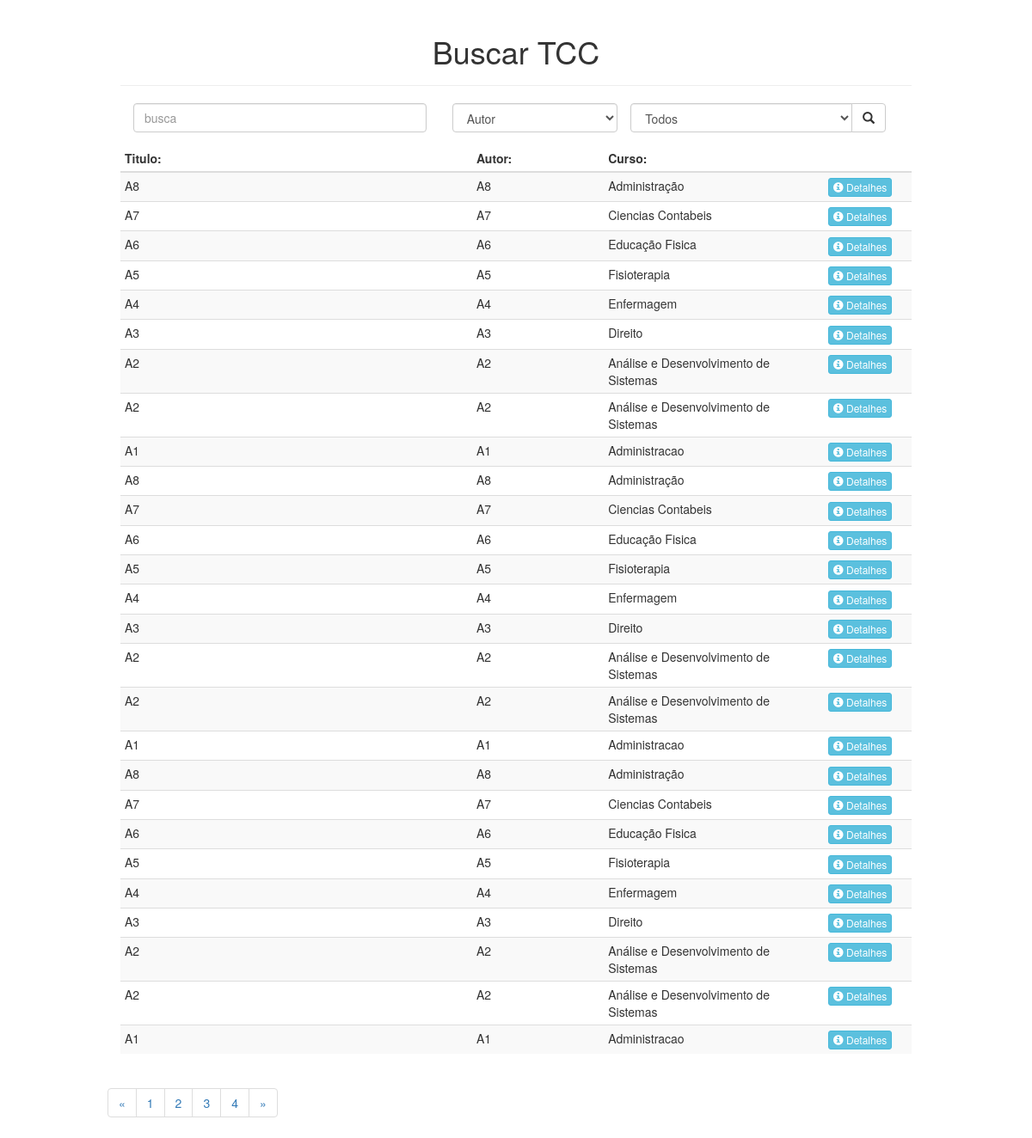
The app's page /, older data.
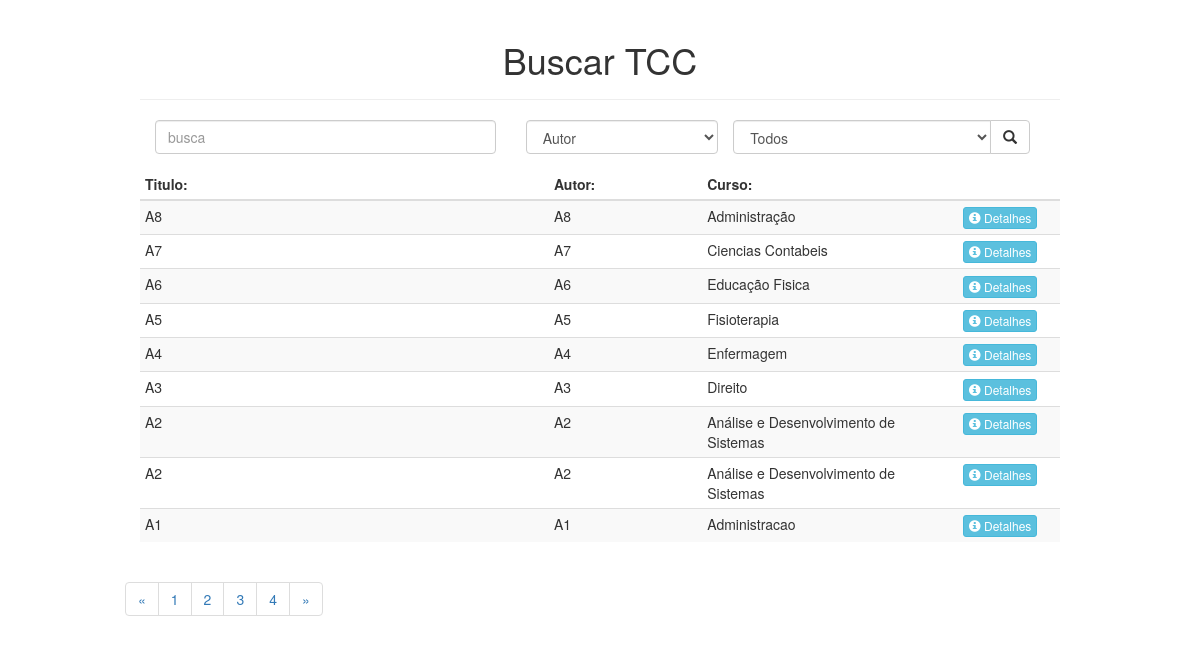
The same page, newer data.
### tables this page shows
CREATE TABLE IF NOT EXISTS Artigo (
  IDArtigo int(11) NOT NULL AUTO_INCREMENT,
  Titulo varchar(100) NOT NULL,
  Autor varchar(250) NOT NULL,
  Orientador varchar(100) NOT NULL,
  Curso varchar(50) NOT NULL,
  Resumo varchar(2000) NOT NULL,
  AnoP int(4) NOT NULL,
  PalavraC varchar(100) NOT NULL,
  PRIMARY KEY (IDArtigo)
);

### sql/query.php (called while the page is built, shortened)
<?php
function listaTodos(){
  try {
    $con = getConexao();
    $prepare = $con->prepare('SELECT * FROM artigo ORDER BY IDArtigo DESC');
    $prepare->execute();
    return $prepare->fetchAll(PDO::FETCH_ASSOC);
  }catch(Exception $e){
     return array();
  }
}
?>

### index.php (the view, shortened to what this page needs)
<!DOCTYPE html>
<html>
<head>
    <link href="bootstrap/css/bootstrap.min.css" rel="stylesheet">
    <link href="css/estilo.css" rel="stylesheet">
</head>
<body>
  <div class="container">
    <div class="col-sm-10 col-sm-offset-1">
    <div class="page-header">
        <h1>Buscar TCC</h1>
    </div>
<form action="index.php" method="GET">
    <div class="table-responsive">
      <div class="row col-sm-12">
        <div class="form-group col-sm-5">
          <input type="text" name="search" placeholder="busca" class="form-control">
        </div>
        <div class="form-group col-sm-3">
          <select class="form-control" name="autor">
            <option value="Autor">Autor</option>
          </select>
        </div>
        <div class="input-group col-sm-4">
          <select class="form-control" name="cursos">
            <option value="default">Todos</option>
          </select>
          <span class="input-group-btn">
              <button class="btn btn-default" type="submit" method="POST">
                <span class="glyphicon glyphicon-search"></span>
              </button>
          </span>
        </div>
      </div>
    </form>
    <table class="table table-striped table-hover table-condensed">
      <thead>
        <th width="40%">Titulo:</th>
        <th width="15%">Autor:</th>
        <th width="25%">Curso:</th>
        <th width="10%"></th>
      </thead>
      <tbody>
        <?php
          include_once 'sql/query.php';
          if($_POST){
            $valor = $_POST['search'];
            $tCampo = $_POST['autor'];
            $tCurso = $_POST['cursos'];
            $Artigos = listaPorFiltro($tCampo,$valor,$tCurso);
          }else{
            $Artigos = listaTodos();
          }
            foreach ($Artigos as $artigo):
         ?>
         <tr>
           <td width="40%"><?php echo strlen($artigo['Titulo']) >110 ? substr($artigo['Titulo'], 0, 110) : $artigo['Titulo'] ?></td>
           <td width="15%"><?php echo $artigo['Autor'] ?></td>
           <td width="25%"><?php echo $artigo['Curso'] ?></td>
           <td width="10%">
             <button type="button" class="btn btn-info btn-xs" data-toggle="modal" data-target="#myModal<?php echo $artigo['IDArtigo']; ?>">
             <span class="glyphicon glyphicon-info-sign"></span>
             Detalhes
             </button>
           </td>
         </tr>
       <?php endforeach; ?>
      </tbody>
  </table>
  </div>
  <div class="row">
    <nav aria-label="Navegação de página exemplo">
      <ul class="pagination">
        <li class="page-item">
          <a class="page-link" href="#" aria-label="Anterior">
            <span aria-hidden="true">&laquo;</span>
          </a>
        </li>
        <li class="page-item"><a class="page-link" href="#">1</a></li>
        <li class="page-item"><a class="page-link" href="#">2</a></li>
        <li class="page-item"><a class="page-link" href="#">3</a></li>
        <li class="page-item"><a class="page-link" href="#">4</a></li>
        <li class="page-item">
          <a class="page-link" href="#" aria-label="Próximo">
            <span aria-hidden="true">&raquo;</span>
          </a>
        </li>
      </ul>
    </nav>
  </div>
  </div>
</body>
</html>

### css/estilo.css (style rules this page uses)
html, body { margin: 0; padding: 0; height: 100%; width: 100%; overflow-x: hidden; }
.page-header { text-align: center; }

Row changes from the older to the newer data that the page shows:
removed artigo: Titulo "A8", Autor "A8", Curso "Administração"
removed artigo: Titulo "A7", Autor "A7", Curso "Ciencias Contabeis"
removed artigo: Titulo "A6", Autor "A6", Curso "Educação Fisica"
removed artigo: Titulo "A5", Autor "A5", Curso "Fisioterapia"
removed artigo: Titulo "A4", Autor "A4", Curso "Enfermagem"
removed artigo: Titulo "A3", Autor "A3", Curso "Direito"
removed artigo: Titulo "A2", Autor "A2", Curso "Análise e Desenvolvimento de Sistemas"
removed artigo: Titulo "A2", Autor "A2", Curso "Análise e Desenvolvimento de Sistemas"
removed artigo: Titulo "A1", Autor "A1", Curso "Administracao"
removed artigo: Titulo "A8", Autor "A8", Curso "Administração"
removed artigo: Titulo "A7", Autor "A7", Curso "Ciencias Contabeis"
removed artigo: Titulo "A6", Autor "A6", Curso "Educação Fisica"
removed artigo: Titulo "A5", Autor "A5", Curso "Fisioterapia"
removed artigo: Titulo "A4", Autor "A4", Curso "Enfermagem"
removed artigo: Titulo "A3", Autor "A3", Curso "Direito"
removed artigo: Titulo "A2", Autor "A2", Curso "Análise e Desenvolvimento de Sistemas"
removed artigo: Titulo "A2", Autor "A2", Curso "Análise e Desenvolvimento de Sistemas"
removed artigo: Titulo "A1", Autor "A1", Curso "Administracao"
